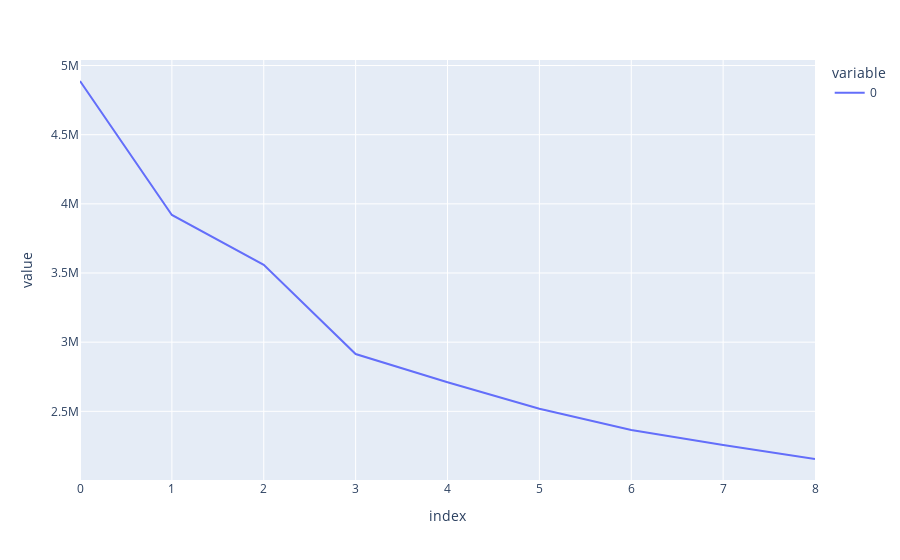

Source (notebook cell):
### Code cell
#Plotting the inertias
import plotly.express as px 
fig = px.line(inertias)
fig.show()

### Figure 1 — Plotly figure (JSON) as saved in the notebook; plotly's stock layout.template omitted (floating-point values rounded to 4 significant figures)
{"data": [{"hovertemplate": "variable=0<br>index=%{x}<br>value=%{y}<extra></extra>", "legendgroup": "0", "line": {"color": "#636efa", "dash": "solid"}, "marker": {"symbol": "circle"}, "mode": "lines", "name": "0", "orientation": "v", "showlegend": true, "type": "scatter", "x": [0, 1, 2, 3, 4, 5, 6, 7, 8], "xaxis": "x", "y": [4888000.0, 3920000.0, 3559000.0, 2914000.0, 2711000.0, 2519000.0, 2365000.0, 2257000.0, 2155000.0], "yaxis": "y"}], "layout": {"legend": {"title": {"text": "variable"}, "tracegroupgap": 0}, "margin": {"t": 60}, "xaxis": {"anchor": "y", "domain": [0, 1], "title": {"text": "index"}}, "yaxis": {"anchor": "x", "domain": [0, 1], "title": {"text": "value"}}}}
